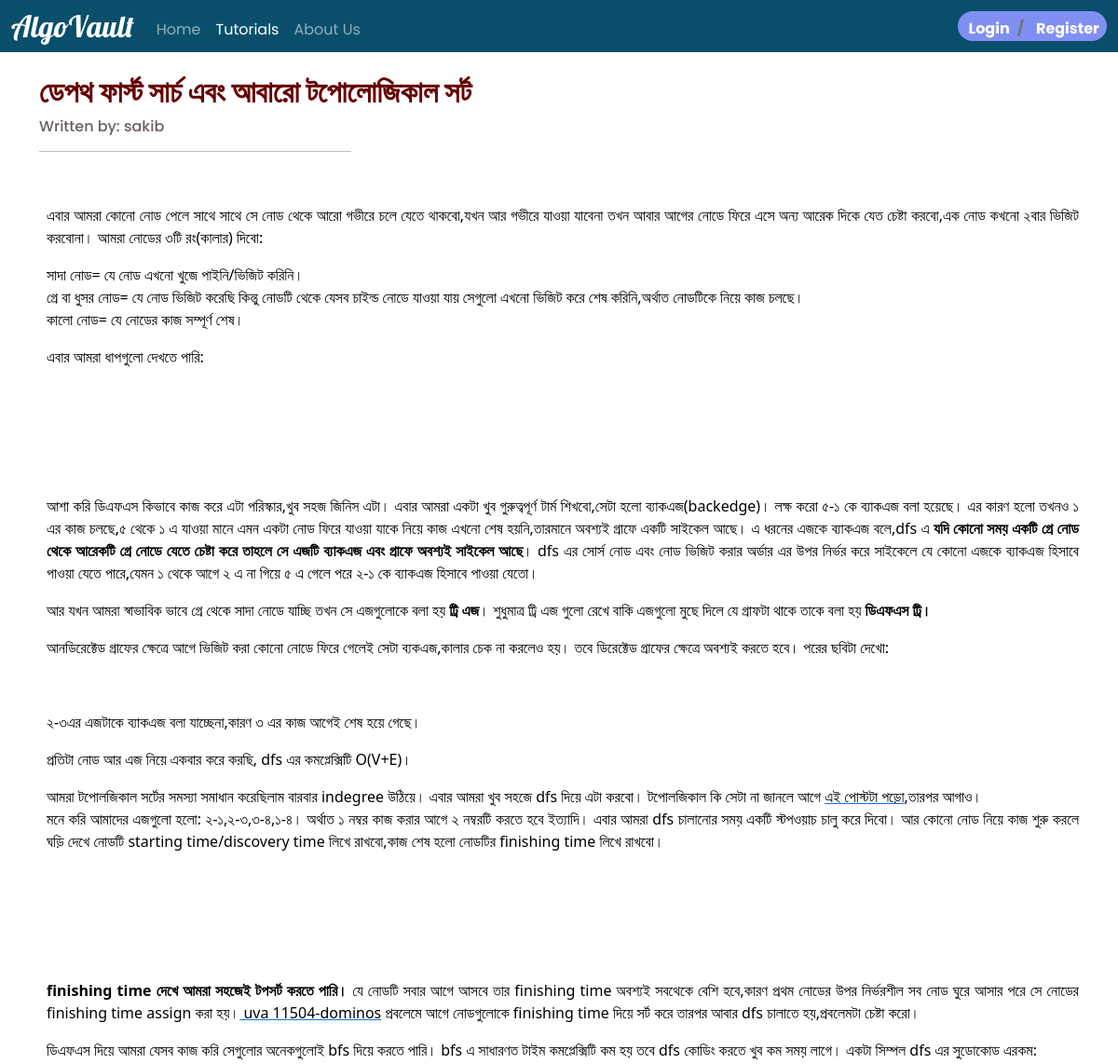
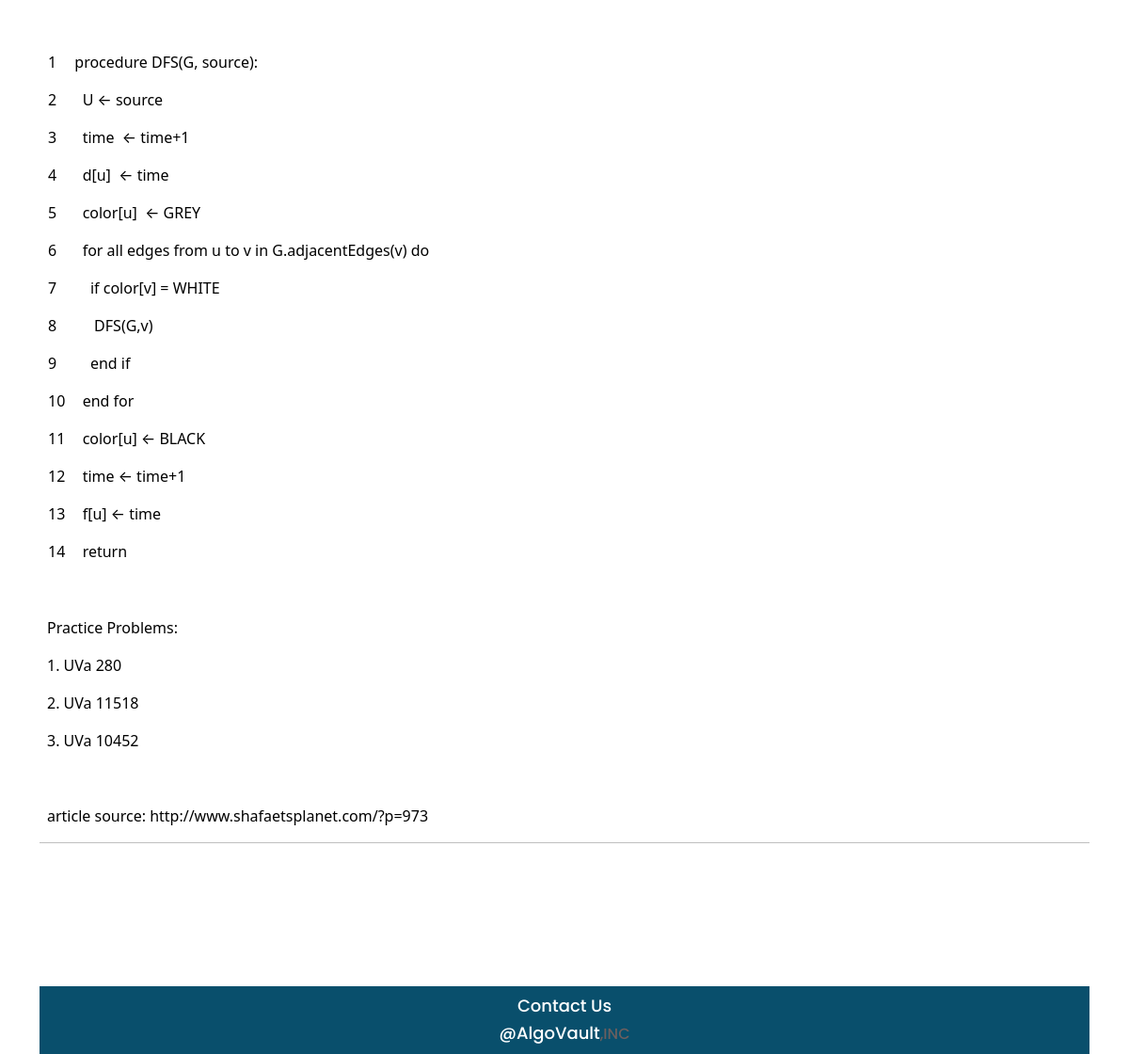
Screenshot of /details/18 with the database file from the repository (2 pictures, top to bottom).
### main_app/models.py (models this page shows, shortened)
class Tutorial(models.Model):
    tag_choices = (
        ('প্রোগ্রামিং বাসিক', 'রোগ্রামিং বাসিক'),
        ('নাম্বার থিওরি', 'নাম্বার থিওরি'),
        ('ডাটা স্ট্রাকচার', 'ডাটা স্ট্রাকচার'),
        ('ডাইনামিক প্রোগ্রামিং', 'ডাইনামিক প্রোগ্রামিং'),
        ('গ্রাফ থিওরি', 'গ্রাফ থিওরি')
    )
    level_choices = (
        (1, 1), (2, 2), (3, 3), (4, 4), (5, 5)
    )
    title = models.CharField(max_length=200, null=True)
    tag = models.CharField(max_length=100, choices=tag_choices)
    level = models.IntegerField(null=True, choices=level_choices)
    content = RichTextField()
    isApproved = models.BooleanField(default=False)
    author = models.ForeignKey(User, on_delete=models.CASCADE)

### main_app/views.py (the view)
# urls.py: path('details/<tut_id>', views.tutorial_details, name='tutDetails'),
def tutorial_details(request, tut_id):
    tut_obj = Tutorial.objects.filter(id=tut_id).first()
    done = False
    try:
        read = Reading_list.objects.filter(user=request.user, article__id=tut_id).first()
        if read is not None:
            done = True
    except:
        pass
    return render(request, 'main_app/tutorialdetails.html', {'tutorial': tut_obj, 'read': done})

### main_app/Templates/main_app/tutorialdetails.html (shortened to what this page needs)
<!DOCTYPE html>
{% load static %}
<html lang="en">
<head>
   <link rel="stylesheet" href="{% static 'main_app/tutorialdetails.css' %}">
    <link rel="stylesheet" href="{% static 'main_app/all.css' %}">
    <link rel="stylesheet" href="{% static 'main_app/bootstrap.min.css' %}">
</head>
<body>
    <section>
   <nav class="navbar navbar-expand-md navbar-dark">
    <div class="container-fluid">
      <a class="navbar-brand" href="{% url 'home' %}">AlgoVault</a>
    <div class="collapse navbar-collapse" id="navbarSupportedContent">
        <ul class="navbar-nav me-auto mb-1 ">
        <li class="nav-item">
            <a class="nav-link"  href="{% url 'home' %}">Home</a>
        </li>
        <li class="nav-item">
            <a class="nav-link active" area-current="page" href="{% url 'tutorials' %}">Tutorials</a>
        </li>
        <li class="nav-item">
            <a class="nav-link" href="{% url 'aboutUs' %}">About Us</a>
        </li>
        </ul>
    {% if user.is_authenticated %}
        <form class="d-flex">
            <div class="dropdown">
                <button class="btn btn-info dropdown-toggle" type="button" id="dropdownMenuButton" data-toggle="dropdown" aria-haspopup="true" aria-expanded="false">
                    {{ user.username }}
                </button>
                <div class="dropdown-menu " aria-labelledby="dropdownMenuButton">
                    <a class="dropdown-item" href="{% url 'profile' %}">Profile</a>
                            <a class="dropdown-item" href="{% url 'approvedposts' %}">My Posts</a>
                            <a class="dropdown-item" href="{% url 'progress' %}">My Progress</a>
                </div>
            </div>
            <button style="background-color: #818FF2;padding: 5px 5px;border: 0;font-family: 'poppins',sans-serif;font-style: normal;font-weight: 400;color: #FFFFFF;font-size: 1rem;width: 113px;border-radius: 4px;margin-right: 10px;margin-left: 1.5vw;" class="btn btn-primary" type="submit" formaction="{% url 'logout' %}">Log Out</button>
        </form>
    {% else %}
        <div class="box ">
            <div class="breadcrumb">
              <li class="breadcrumb-item"><a href="{% url 'login' %}">Login</a></li>
              <li class="breadcrumb-item"><a href="{% url 'signup' %}">Register</a></li>
            </div>
        </div>
    {% endif %}
    </div>
    </div>
    </nav>
    </section>
    <div class="container">
        <h2 class="heading">{{ tutorial.title }}</h2>
        <h6>Written by: {{ tutorial.author.username }}</h6>
        <hr class="hr1">
<br>
<p>{{ tutorial.content | safe }}</p>
      <div class="col">
        <hr class="hr2">
          </div>
            <br><br>
    <footer>
        <h6> <a href="{% url 'contactUs' %}">Contact Us</a> </h6>
        <h6> <a href="#">@AlgoVault</a>,INC</h6>
    </footer>
</body>
</html>

### main_app/static/main_app/tutorialdetails.css (style rules this page uses)
body { background-color: FFFFFF !important; color: rgb(204, 204, 204) !important; }
.navbar { background-color: #094F6C; height: 7vh!important; }
.navbar-brand { font-family: 'Lobster', cursive; font-style: normal; font-weight: normal; font-size: 2rem!important; font-weight: 500; }
.box { font-family: 'Poppins'; font-weight: bold; border: 0px solid #818FF2; background-color: #818FF2; border-radius: 30px; height: 4vh; width: 160px; padding: 6.5px; }
.box li a { font-size: 1rem; margin-left: 5px; margin-top: 20px; align-items: center; color: #fff; text-decoration: none; }
.nav-link { font-family: 'Poppins', sans-serif; font-style: normal; font-size: 1em; line-height: 0px; justify-content: space-between; margin-top: 1.5vh; }
footer { height: 36px; font-family: 'Poppins', sans-serif; font-style: normal; font-weight: bold; font-size: 1em; line-height: 36px; text-align: center; margin-top:7px; color: white; }
footer { text-decoration: none; background-color: rgb(148, 181, 231); color:white; margin-top: 10vh; background: #094F6C; padding-top: 10px; height: 72px; }
footer a { text-decoration: none; color: white; font-size: 18px; font-style: normal; margin-top: 80px!important; }
.heading { color: #660000; font-family: 'Poppins', sans-serif; font-weight: 700; margin-top: 3vh; }
h6 { font-family: 'Poppins', sans-serif; color: rgb(107, 95, 95); }
p { color: black; margin-left: 1vh; text-align: justify; }
.hr1 { color: black !important; width: 30%; }
.hr2 { color: black !important; margin-bottom: 3vh; }

### rows the page displays
Tutorial: title "ডেপথ ফার্স্ট সার্চ এবং আবারো টপোলোজিকাল সর্ট", author.username "sakib", content "এবার আমরা কোনো নোড পেলে সাথে সাথে সে নোড থেকে আরো গভীরে চলে যেতে থাকবো,যখন আর গভীরে যাওয়া যাবেনা তখন আবার আগের নোডে ফিরে এসে অন্য আরেক দিকে যেত চেষ্টা করবো,এক নোড কখনো ২বার ভিজিট করবোনা। আমরা নোডের ৩টি রং(কালার) দিবো: সাদা নোড= যে নোড এখনো খুজে পাইনি/ভিজিট করিনি। গ্রে বা ধুসর নোড= যে নোড ভিজিট করেছি কিন্তু নোডটি থেকে যেসব চাইল্ড নোডে যাওয়া যায় সেগুলো এখনো ভিজিট করে শেষ করিনি,অর্থাত নোডটিকে নিয়ে কাজ চলছে। কালো নোড= যে নোডের কাজ সম্পূর্ণ শেষ। এবার আমরা ধাপগুলো দেখতে পারি: আশা করি ডিএফএস কিভাবে কাজ করে এটা পরিস্কার,খুব সহজ জিনিস এটা। এবার আমরা একটা খুব গুরুত্বপূর্ণ টার্ম শিখবো,সেটা হলো ব্যাকএজ(backedge)। লক্ষ করো ৫-১ কে ব্যাকএজ বলা হয়েছে। এর কারণ হলো তখনও ১ এর…"
